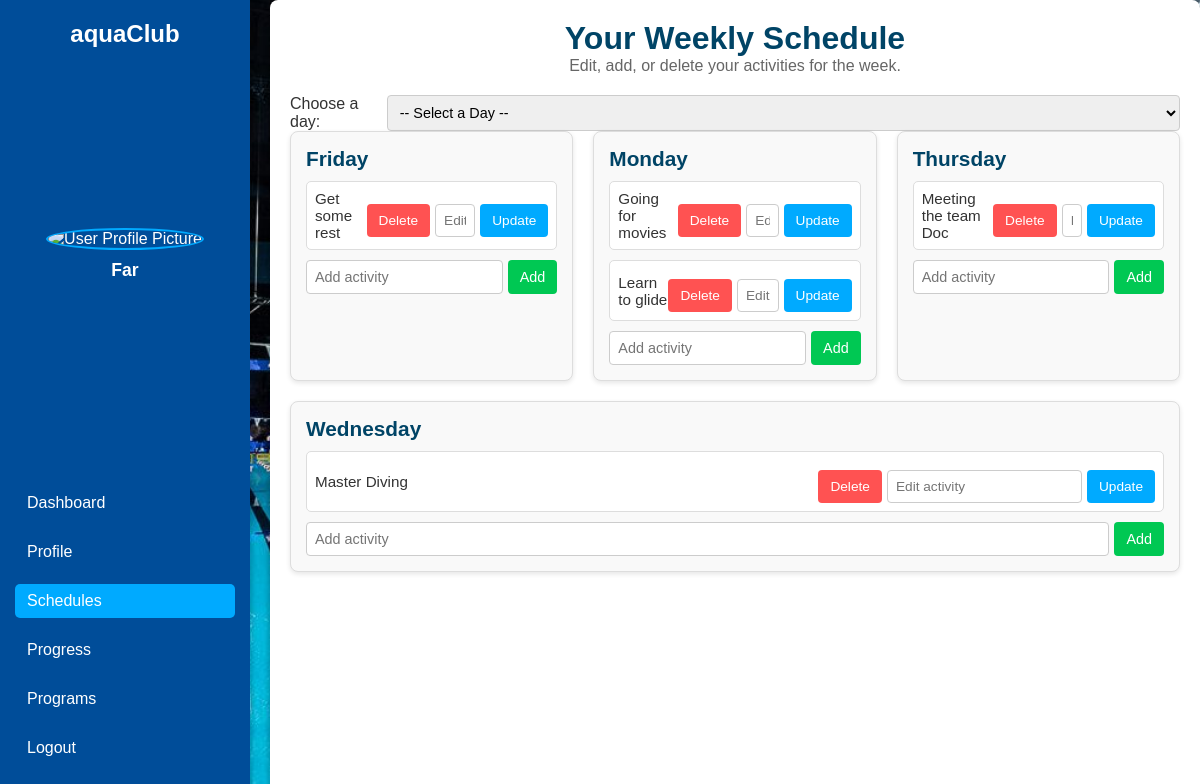
Screenshot of /schedules.php (signed in) with the database file from the repository.
### tables this page shows
CREATE TABLE `users` (
  `user_id` int(11) NOT NULL,
  `username` varchar(50) NOT NULL,
  `fname` varchar(50) NOT NULL,
  `lname` varchar(50) NOT NULL,
  `email` varchar(100) NOT NULL,
  `password` varchar(255) NOT NULL,
  `role` enum('regular','admin') DEFAULT 'regular',
  `profilepic_url` varchar(255) NOT NULL,
  `created_at` timestamp NOT NULL DEFAULT current_timestamp(),
  `updated_at` timestamp NOT NULL DEFAULT current_timestamp() ON UPDATE current_timestamp()
);

CREATE TABLE `schedules` (
  `schedule_id` int(11) NOT NULL,
  `user_id` int(11) NOT NULL,
  `day` varchar(20) NOT NULL,
  `activity` varchar(255) NOT NULL,
  `created_at` timestamp NOT NULL DEFAULT current_timestamp(),
  `updated_at` timestamp NOT NULL DEFAULT current_timestamp() ON UPDATE current_timestamp()
);

### schedules.php (the view, shortened to what this page needs)
<?php
$user_id = $_SESSION['user_id'] ?? null;
include('config_.php');
$user_query = "SELECT username, profilepic_url FROM users WHERE user_id = '$user_id'";
$user_result = mysqli_query($conn, $user_query);
if ($user_row = mysqli_fetch_assoc($user_result)) {
    $username = $user_row['username'] ?? 'User';
    $profilepic_url = $user_row['profilepic_url'] ?? 'default_profile.jpg';
} else {
    $username = 'User';
    $profilepic_url = 'default_profile.jpg';
}
$weekly_schedule = [];
$selected_day = $_GET['day'] ?? null;
if ($selected_day) {
    $query = "SELECT * FROM schedules WHERE day = '$selected_day' AND user_id = '$user_id' ORDER BY schedule_id";
} else {
    $query = "SELECT * FROM schedules WHERE user_id = '$user_id' ORDER BY day, schedule_id";
}
$result = mysqli_query($conn, $query);
while ($row = mysqli_fetch_assoc($result)) {
    $weekly_schedule[$row['day']][] = $row;
}
?>
<!DOCTYPE html>
<html lang="en">
<head>
    <link rel="stylesheet" href="schedules.css">
</head>
<body>
    <div class="container">
        <div class="sidebar">
            <div class="logo">aquaClub</div>
            <div class="user-profile">
                <img src="<?= htmlspecialchars($profilepic_url) ?>" alt="User Profile Picture" class="profile-picture">
                <p class="username"><?= htmlspecialchars($username) ?></p>
            </div>
            <ul class="menu">
                <li><a href="user_dashboard.php">Dashboard</a></li>
                <li><a href="profile.php">Profile</a></li>
                <li><a href="schedules.php" class="active">Schedules</a></li>
                <li><a href="progress.php">Progress</a></li>
                <li><a href="programs.php">Programs</a></li>
                <li><a href="logout.php">Logout</a></li>
            </ul>
        </div>
        <div class="main-content">
            <div class="header">
                <h1>Your Weekly Schedule</h1>
                <p>Edit, add, or delete your activities for the week.</p>
            </div>
            <form method="GET">
                <label for="day-select">Choose a day:</label>
                <select name="day" id="day-select" onchange="this.form.submit()">
                    <option value="">-- Select a Day --</option>
                    <?php
                    $days = ["Monday", "Tuesday", "Wednesday", "Thursday", "Friday", "Saturday", "Sunday"];
                    ?>
                </select>
            </form>
            <div class="schedule">
                <?php if (!empty($weekly_schedule)): ?>
                    <?php foreach ($weekly_schedule as $day => $activities): ?>
                        <div class="day">
                            <h3><?= htmlspecialchars($day) ?></h3>
                            <ul>
                                <?php foreach ($activities as $activity): ?>
                                    <li>
                                        <?= htmlspecialchars($activity['activity']) ?>
                                        <div class="activity-buttons">
                                            <form method="POST">
                                                <button class="delete-button" type="submit">Delete</button>
                                            </form>
                                            <form method="POST">
                                                <input type="text" name="new_activity" placeholder="Edit activity" required>
                                                <button class="update-button" type="submit">Update</button>
                                            </form>
                                        </div>
                                    </li>
                                <?php endforeach; ?>
                            </ul>
                            <form method="POST">
                                <input type="text" name="activity" placeholder="Add activity" required>
                                <button class="add-button" type="submit">Add</button>
                            </form>
                        </div>
                    <?php endforeach; ?>
                <?php else: ?>
                    <p>No activities scheduled yet. Add one now!</p>
                <?php endif; ?>
            </div>
        </div>
    </div>
</body>
</html>

### schedules.css (style rules this page uses)
* { margin: 0; padding: 0; box-sizing: border-box; font-family: Arial, sans-serif; }
body { display: flex; min-height: 100vh; background-image: url('swim.jpeg'); background-size: cover; background-position: center; background-attachment: fixed; color: #333333; }
.sidebar { width: 250px; background-color: #004d99; color: #fff; display: flex; flex-direction: column; justify-content: space-between; position: fixed; height: 100%; padding: 20px 15px; box-shadow: 2px 0px 5px rgba(0, 0, 0, 0.2); }
.logo { font-size: 1.5em; font-weight: bold; margin-bottom: 20px; text-align: center; }
.user-profile { text-align: center; margin-bottom: 30px; }
.profile-picture { width: 80px; height: 80px; border-radius: 50%; border: 2px solid #00aaff; object-fit: cover; margin-bottom: 10px; }
.username { font-size: 1.1em; font-weight: bold; }
.menu { list-style: none; }
.menu li { margin: 15px 0; }
.menu a { text-decoration: none; color: #fff; font-size: 1em; display: block; padding: 8px 12px; border-radius: 5px; transition: background-color 0.3s ease; }
.menu a.active, .menu a:hover { background-color: #00aaff; }
.main-content { margin-left: 270px; padding: 20px; width: calc(100% - 270px); background-color: #fff; box-shadow: -2px 0 5px rgba(0, 0, 0, 0.2); border-radius: 8px; min-height: 100vh; }
.header { text-align: center; margin-bottom: 20px; }
.header h1 { font-size: 2em; color: #004466; }
.header p { font-size: 1em; color: #666; }
.schedule { display: flex; flex-wrap: wrap; gap: 20px; }
.day { flex: 1 1 calc(33.33% - 20px); background-color: #f9f9f9; border: 1px solid #ddd; border-radius: 8px; padding: 15px; box-shadow: 0 2px 5px rgba(0, 0, 0, 0.1); }
.day h3 { color: #004466; margin-bottom: 10px; font-size: 1.3em; }
.day ul { list-style: none; }
.day li { display: flex; justify-content: space-between; align-items: center; background-color: #fff; padding: 8px; border: 1px solid #ddd; border-radius: 5px; margin-bottom: 10px; font-size: 0.95em; }
.day li:last-child { margin-bottom: 0; }
.activity-buttons { display: flex; gap: 5px; }
button { padding: 6px 10px; font-size: 0.9em; border: none; border-radius: 4px; cursor: pointer; transition: background-color 0.3s ease; }
.add-button { background-color: #00c853; color: #fff; }
.delete-button { background-color: #ff5252; color: #fff; }
.update-button { background-color: #00aaff; color: #fff; }
form { display: flex; gap: 5px; margin-top: 10px; }
input[type="text"], select { padding: 8px; border: 1px solid #ccc; border-radius: 4px; font-size: 0.9em; width: 100%; }
button[type="submit"] { padding: 8px 12px; }

### rows the page displays
users: username "Far"
schedules: activity "Get some rest"
schedules: activity "Going for movies"
schedules: activity "Learn to glide"
schedules: activity "Meeting the team Doc"
schedules: activity "Master Diving"

### other values shown
$day "Friday"
$day "Monday"
$day "Thursday"
$day "Wednesday"
